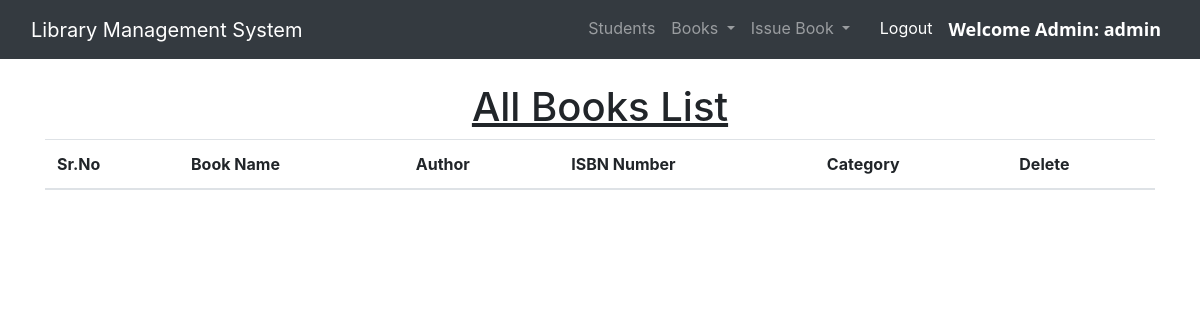
Page /view_books/ (signed in) on the earlier database version.
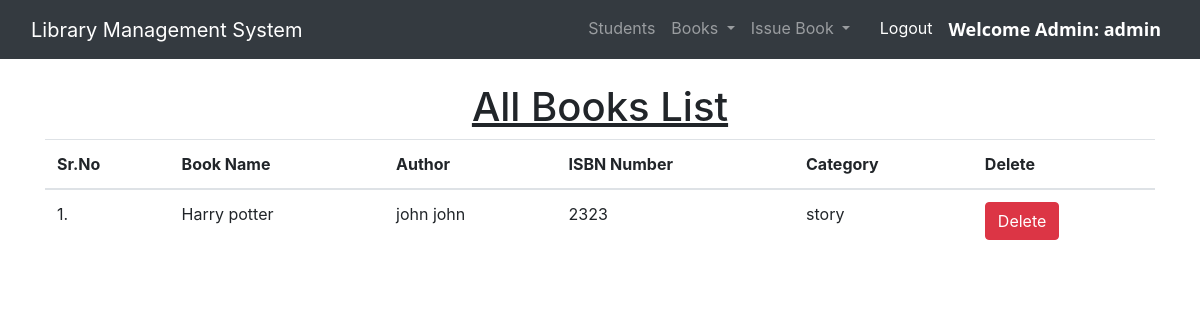
Same page on the later database version.
### library/models.py (models this page shows, shortened)
class Book(models.Model):
    id = models.AutoField(primary_key=True)
    name = models.CharField(max_length=200)
    author = models.CharField(max_length=200)
    isbn = models.PositiveIntegerField()
    category = models.CharField(max_length=50)

### library/views.py (the view)
# urls.py: path("view_books/", views.view_books, name="view_books"),
@login_required(login_url = '/admin_login')
def view_books(request):
    books = Book.objects.all()
    return render(request, "view_books.html", {'books':books})

### library/templates/view_books.html (shortened to what this page needs)
{% extends 'admin_navbar.html' %}
{% load static %}
{% block body %}
<div class="container mt-4">
    <h1 class="text-center"><u>All Books List</u></h1>
    <table class="table table-hover" id="example">
        <thead>
            <tr>
                <th>Sr.No</th>
                <th>Book Name</th>
                <th>Author</th>
                <th>ISBN Number</th>
                <th>Category</th>
                <th>Delete</th>
            </tr>
        </thead>
        <tbody>
            {% for book in books %}
            <tr>
                <td>{{forloop.counter}}.</td>
                <td>{{book.name}}</td>
                <td>{{book.author}}</td>
                <td>{{book.isbn}}</td>
                <td>{{book.category}}</td>
                <td><a href="/delete_book/{{book.id}}/" class="btn btn-danger" onclick="return confirm('Are you sure you want to delete this book?')">Delete</a></td>
            </tr>
            {% endfor %}
        </tbody>
    </table>
    </div>
{% endblock %}

Differences in the rows shown:
added Book: name "Harry potter", author "john john", isbn "2323", category "story"
